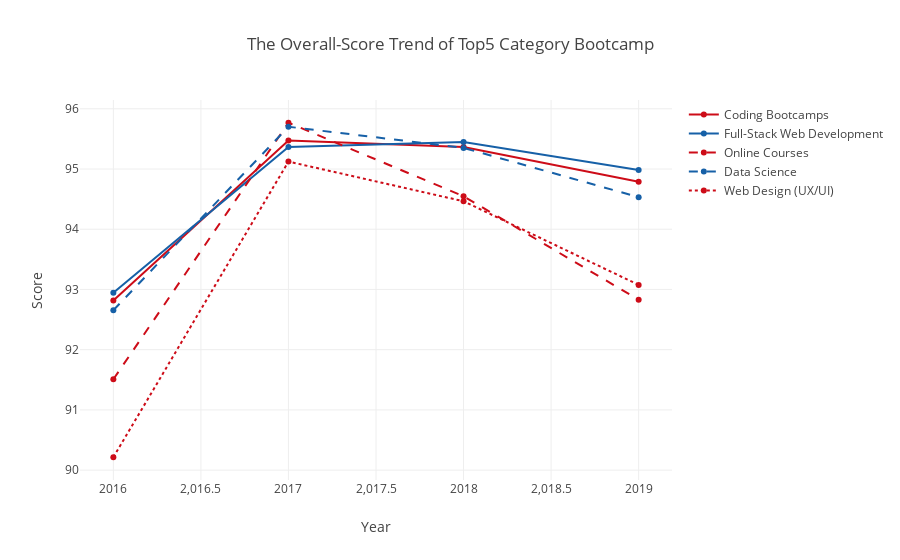

The notebook cell saved with this chart:
### Code cell
import plotly.plotly
import plotly.graph_objs as go
from plotly.offline import download_plotlyjs, init_notebook_mode, plot, iplot
plotly.offline.init_notebook_mode(connected=True)

date = group_by_year.index
Coding_Bootcamps = group_by_year[group_by_year.category =='Coding Bootcamps'].overall_score.values
Full_Stack_Web_Development = group_by_year[group_by_year.category =='Full-Stack Web Development'].overall_score.values
Online_Courses = group_by_year[group_by_year.category =='Online Courses'].overall_score.values
Data_Science = group_by_year[group_by_year.category =='Data Science'].overall_score.values
Web_Design= group_by_year[group_by_year.category =='Web Design (UX/UI)'].overall_score.values

# Create and style traces
trace0 = go.Scatter(
    x = date,
    y = Coding_Bootcamps,
    name = 'Coding Bootcamps',
    line = dict(
        color = ('rgb(205, 12, 24)'),
        )
)
trace1 = go.Scatter(
    x = date,
    y = Full_Stack_Web_Development,
    name = 'Full-Stack Web Development',
    line = dict(
        color = ('rgb(22, 96, 167)'))
)
trace2 = go.Scatter(
    x = date,
    y = Online_Courses,
    name = 'Online Courses',
    line = dict(
        color = ('rgb(205, 12, 24)'),
        dash = 'dash') # dash options include 'dash', 'dot', and 'dashdot'
)
trace3 = go.Scatter(
    x = date,
    y = Data_Science,
    name = 'Data Science',
    mode = 'marker',
    line = dict(
        color = ('rgb(22, 96, 167)'),
        dash = 'dash')
)
trace4 = go.Scatter(
    x = date,
    y = Web_Design,
    name = 'Web Design (UX/UI)',
    line = dict(
        color = ('rgb(205, 12, 24)'),
        dash = 'dot')
)

data = [trace0, trace1, trace2, trace3, trace4]

# Edit the layout
layout = dict(title = 'The Overall-Score Trend of Top5 Category Bootcamp',
              xaxis = dict(title = 'Year'),
              yaxis = dict(title = 'Score'),
              )

fig = go.Figure(data=data, layout=layout)
plotly.offline.iplot(fig)

### Figure 1 — Plotly figure (JSON) as saved in the notebook; plotly's stock layout.template omitted (floating-point values rounded to 4 significant figures)
{"data": [{"line": {"color": "rgb(205, 12, 24)"}, "name": "Coding Bootcamps", "type": "scatter", "x": [2016, 2017, 2018, 2019, 2016, 2017, 2018, 2019, 2016, 2017, 2018, 2019, 2016, 2017, 2018, 2019, 2016, 2017, 2018, 2019], "y": [92.82, 95.47, 95.36, 94.79]}, {"line": {"color": "rgb(22, 96, 167)"}, "name": "Full-Stack Web Development", "type": "scatter", "x": [2016, 2017, 2018, 2019, 2016, 2017, 2018, 2019, 2016, 2017, 2018, 2019, 2016, 2017, 2018, 2019, 2016, 2017, 2018, 2019], "y": [92.95, 95.37, 95.45, 94.98]}, {"line": {"color": "rgb(205, 12, 24)", "dash": "dash"}, "name": "Online Courses", "type": "scatter", "x": [2016, 2017, 2018, 2019, 2016, 2017, 2018, 2019, 2016, 2017, 2018, 2019, 2016, 2017, 2018, 2019, 2016, 2017, 2018, 2019], "y": [91.51, 95.77, 94.55, 92.83]}, {"line": {"color": "rgb(22, 96, 167)", "dash": "dash"}, "mode": "marker", "name": "Data Science", "type": "scatter", "x": [2016, 2017, 2018, 2019, 2016, 2017, 2018, 2019, 2016, 2017, 2018, 2019, 2016, 2017, 2018, 2019, 2016, 2017, 2018, 2019], "y": [92.65, 95.7, 95.35, 94.53]}, {"line": {"color": "rgb(205, 12, 24)", "dash": "dot"}, "name": "Web Design (UX/UI)", "type": "scatter", "x": [2016, 2017, 2018, 2019, 2016, 2017, 2018, 2019, 2016, 2017, 2018, 2019, 2016, 2017, 2018, 2019, 2016, 2017, 2018, 2019], "y": [90.21, 95.12, 94.46, 93.08]}], "layout": {"title": "The Overall-Score Trend of Top5 Category Bootcamp", "xaxis": {"title": "Year"}, "yaxis": {"title": "Score"}}}
